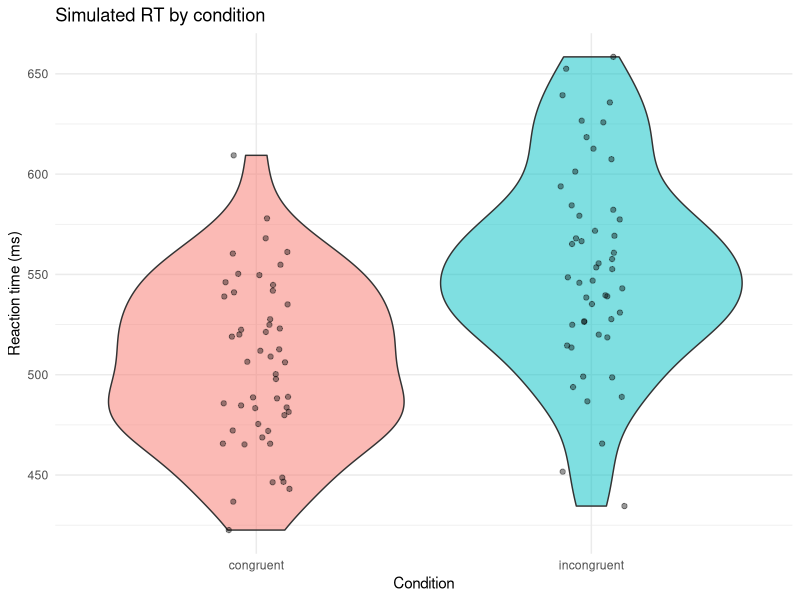
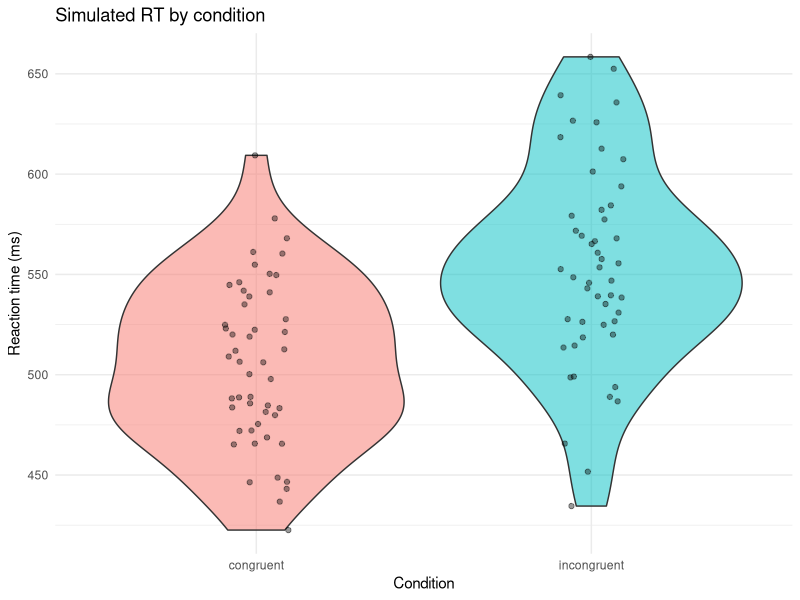

These charts were generated, in order, by the following R code:
## ---- chunk 1
#| label: setup

library(tidyverse)

set.seed(123)
## ---- chunk 2
#| label: sim-data-plot

n <- 100

dat <- tibble(
  participant = rep(1:20, each = n / 20),
  condition   = rep(c("congruent", "incongruent"), times = n / 2),
  rt          = rnorm(n, mean = ifelse(condition == "congruent", 500, 550), sd = 50)
)

# Summary
dat |>
  summarise(
    mean_rt = mean(rt),
    sd_rt   = sd(rt),
    .by = condition
  )

# Plot
dat |>
  ggplot(aes(x = condition, y = rt, fill = condition)) +
  geom_violin(alpha = 0.5) +
  geom_jitter(width = 0.1, alpha = 0.4) +
  labs(
    title = "Simulated RT by condition",
    x     = "Condition",
    y     = "Reaction time (ms)"
  ) +
  theme_minimal() +
  theme(legend.position = "none")

ggsave("dat_plot.png")

write_csv(dat, "data.csv")
